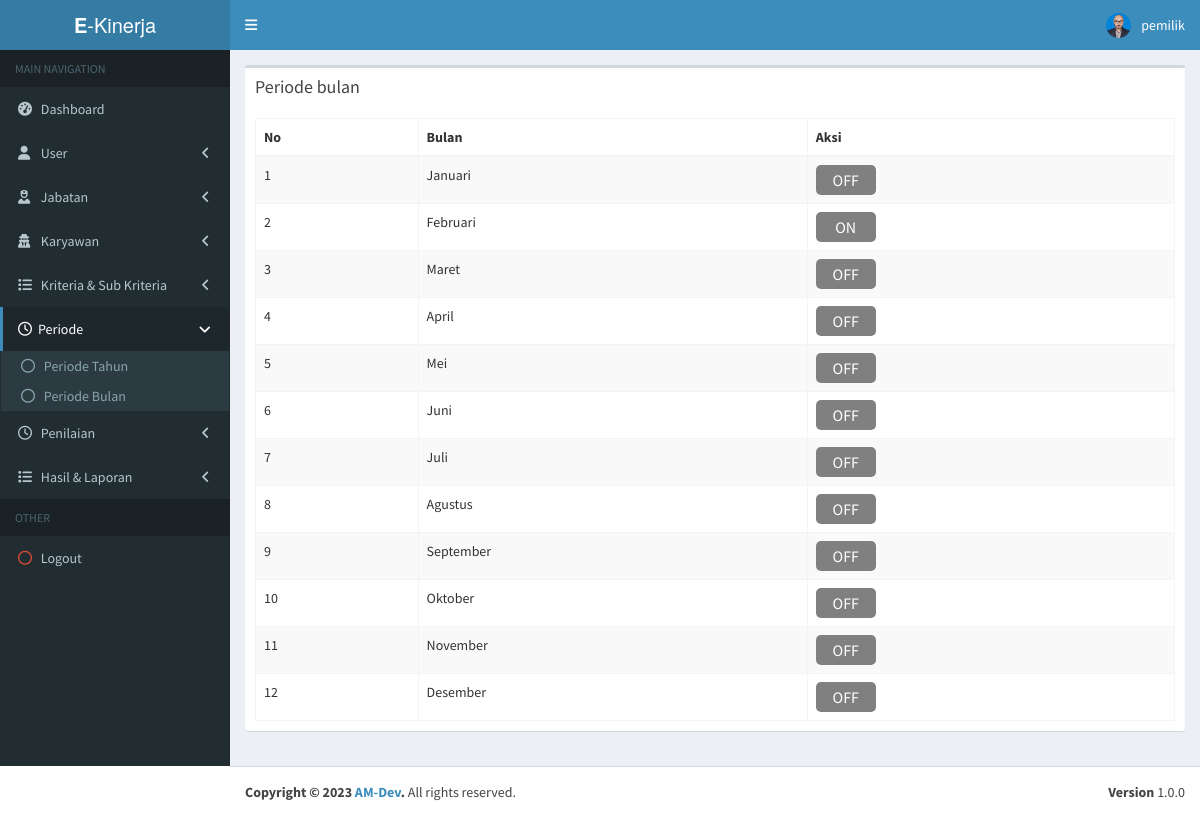
Page /index.php?p=periode&act=bulan (signed in) on the committed database.
### tables this page shows
CREATE TABLE `periode_bulan` (
  `id_periode_bulan` int NOT NULL,
  `nama_bulan` varchar(255) DEFAULT NULL,
  `aksi_bulan` enum('on','off') NOT NULL
);

### page/periode/bulan/index.php (the view, shortened to what this page needs)
<?php
$bulan = mysqli_query($con, "SELECT * FROM periode_bulan");
?>
<div class="row">
    <div class="col-xs-12">
        <div class="box">
            <div class="box-header">
                <h3 class="box-title">Periode bulan</h3>
            </div>
            <div class="box-body">
                <table class="table table-bordered table-striped">
                    <thead>
                        <tr>
                            <th>No</th>
                            <th>Bulan</th>
                            <th>Aksi</th>
                        </tr>
                    </thead>
                    <tbody>
                        <?php $no = 1; ?>
                        <?php foreach ($bulan as $t): ?>
                            <tr>
                                <td><?= $no++ ?></td>
                                <td class="month-name"><?= ucfirst($t['nama_bulan']) ?></td>
                                <td><button id="toggleBtn" class="<?php $label = $t['aksi_bulan'] == 'off' ? 'btn-off' : 'btn-on';
                                                                    echo $label ?> periode_aksi"><?= strtoupper($t['aksi_bulan']) ?></button></td>
                            </tr>
                        <?php endforeach; ?>
                    </tbody>
                </table>
            </div>
        </div>
    </div>
</div>

### page/periode/bulan/index.php (style rules this page uses)
#toggleBtn { width: 60px; height: 30px; font-size: 16px; color: white; border: none; border-radius: 5px; cursor: pointer; transition: background-color 0.4s; }
.btn-off { background-color: red; }
.btn-on { background-color: green; }

### rows in the picture
periode_bulan: nama_bulan "Januari", aksi_bulan "OFF"
periode_bulan: nama_bulan "Februari", aksi_bulan "ON"
periode_bulan: nama_bulan "Maret", aksi_bulan "OFF"
periode_bulan: nama_bulan "April", aksi_bulan "OFF"
periode_bulan: nama_bulan "Mei", aksi_bulan "OFF"
periode_bulan: nama_bulan "Juni", aksi_bulan "OFF"
periode_bulan: nama_bulan "Juli", aksi_bulan "OFF"
periode_bulan: nama_bulan "Agustus", aksi_bulan "OFF"
periode_bulan: nama_bulan "September", aksi_bulan "OFF"
periode_bulan: nama_bulan "Oktober", aksi_bulan "OFF"
periode_bulan: nama_bulan "November", aksi_bulan "OFF"
periode_bulan: nama_bulan "Desember", aksi_bulan "OFF"

### other values in the picture
$_SESSION['name'] "pemilik"
